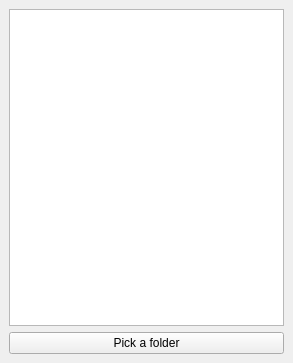
<?xml version="1.0" encoding="UTF-8"?>
<ui version="4.0">
 <class>MainWindow</class>
 <widget class="QMainWindow" name="MainWindow">
  <property name="geometry">
   <rect>
    <x>0</x>
    <y>0</y>
    <width>293</width>
    <height>363</height>
   </rect>
  </property>
  <property name="windowTitle">
   <string>MainWindow</string>
  </property>
  <widget class="QWidget" name="centralwidget">
   <layout class="QVBoxLayout" name="verticalLayout">
    <item>
     <widget class="QListWidget" name="listWidget"/>
    </item>
    <item>
     <widget class="QPushButton" name="btnBrowse">
      <property name="text">
       <string>Pick a folder</string>
      </property>
     </widget>
    </item>
   </layout>
  </widget>
 </widget>
 <resources/>
 <connections/>
</ui>
